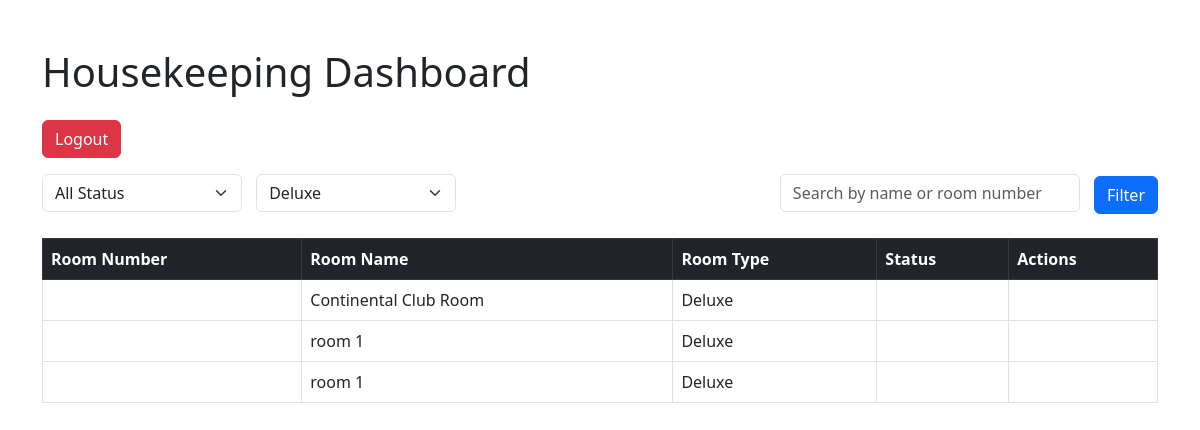
The page /house_keeping/dashboard.php?type=Deluxe on the database as committed earlier.
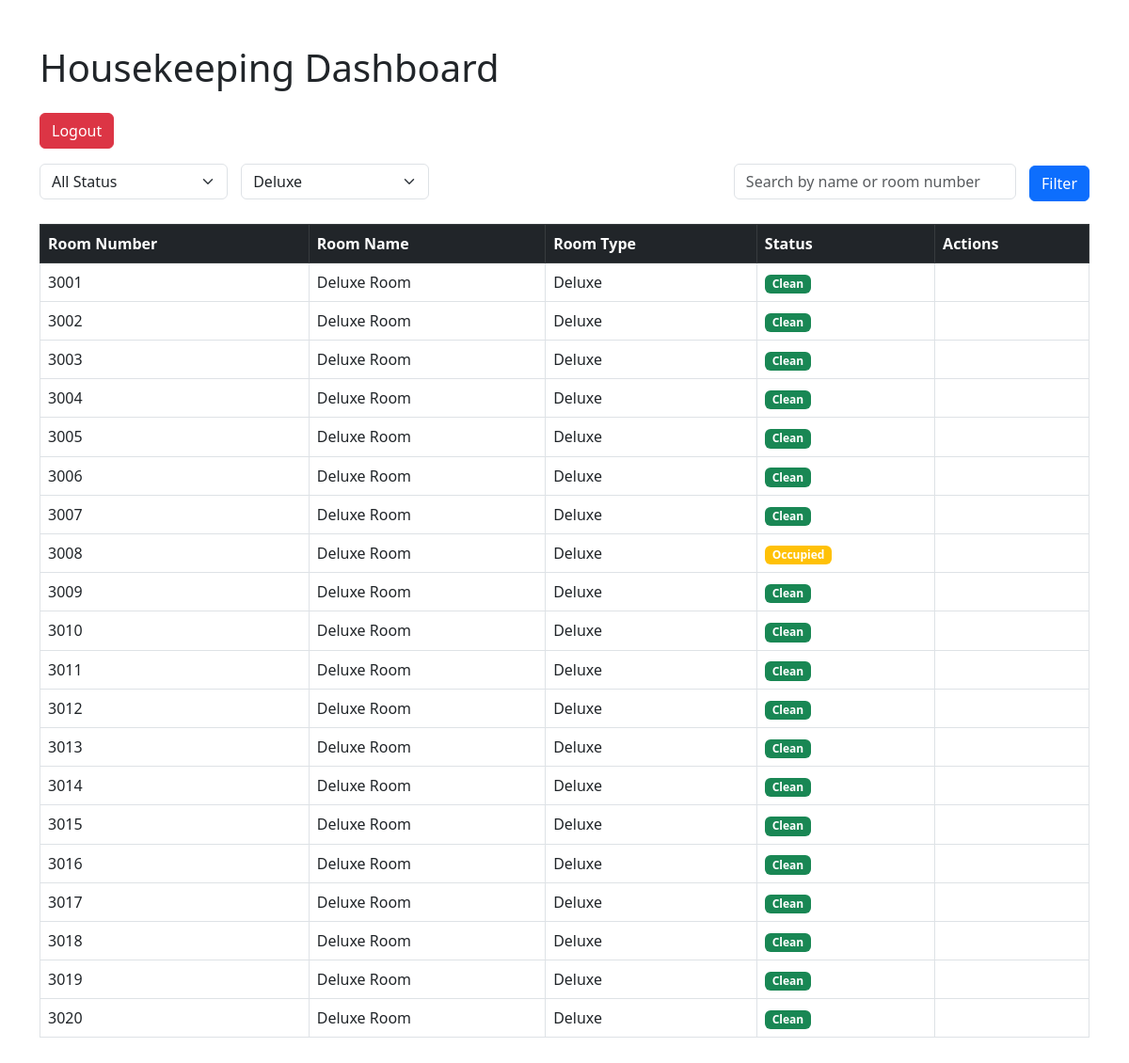
The same page on the database as committed later.
### tables this page shows
CREATE TABLE `rooms` (
  `id` int(11) NOT NULL,
  `images` text NOT NULL,
  `room_type` varchar(255) NOT NULL,
  `price` decimal(10,0) NOT NULL,
  `capacity` int(11) NOT NULL,
  `amenities` text NOT NULL,
  `description` text NOT NULL,
  `created_at` timestamp NOT NULL DEFAULT current_timestamp() ON UPDATE current_timestamp(),
  `name` varchar(255) NOT NULL,
  `room_number` varchar(50) NOT NULL,
  `status` varchar(255) NOT NULL,
  `cleanliness_status` varchar(255) NOT NULL
);

### house_keeping/dashboard.php (the view, shortened to what this page needs)
<?php
include '../config.php';
$type_filter = isset($_GET['type']) ? $_GET['type'] : '';
$search = isset($_GET['search']) ? $_GET['search'] : '';
$rooms_query = "SELECT * FROM rooms WHERE 1=1";
if (!empty($type_filter)) {
    $rooms_query .= " AND room_type = '" . mysqli_real_escape_string($conn, $type_filter) . "'";
}
$rooms_result = mysqli_query($conn, $rooms_query);
?>
<!DOCTYPE html>
<html lang="en">
<head>
    <link href="https://cdn.jsdelivr.net/npm/bootstrap@5.3.0/dist/css/bootstrap.min.css" rel="stylesheet">
</head>
<body>
    <div class="container my-5">
        <h1 class="mb-4">Housekeeping Dashboard</h1>
        <a class="btn btn-danger mb-3" href="?logout=true">Logout</a>
        <form class="filter-form mb-4 d-flex justify-content-between" method="GET">
            <div>
                <select name="status" class="form-select" style="width: 200px; display: inline-block;">
                    <option value="">All Status</option>
                </select>
                <select name="type" class="form-select" style="width: 200px; display: inline-block;">
                    <option value="Deluxe" <?php echo $type_filter == 'Deluxe' ? 'selected' : ''; ?>>Deluxe</option>
                </select>
            </div>
            <div>
                <input type="text" name="search" class="form-control" placeholder="Search by name or room number" value="<?php echo htmlspecialchars($search); ?>" style="width: 300px; display: inline-block;">
                <button type="submit" class="btn btn-primary">Filter</button>
            </div>
        </form>
        <table class="table table-bordered">
            <thead class="table-dark">
                <tr>
                    <th>Room Number</th>
                    <th>Room Name</th>
                    <th>Room Type</th>
                    <th>Status</th>
                    <th>Actions</th>
                </tr>
            </thead>
            <tbody>
                <?php while ($room = mysqli_fetch_assoc($rooms_result)): ?>
                    <tr>
                        <td><?php echo htmlspecialchars($room['room_number']); ?></td>
                        <td><?php echo htmlspecialchars($room['name']); ?></td>
                        <td><?php echo htmlspecialchars($room['room_type']); ?></td>
                        <td>
                <?php if ($room['cleanliness_status'] == 'clean'): ?>
                    <span class="badge bg-success">Clean</span>
                <?php elseif ($room['cleanliness_status'] == 'dirty'): ?>
                    <span class="badge bg-danger">Dirty</span>
                <?php elseif ($room['cleanliness_status'] == 'occupied'): ?>
                    <span class="badge bg-warning">Occupied</span>
                <?php endif; ?>
            </td>
                        <td>
                        </td>
                    </tr>
                <?php endwhile; ?>
            </tbody>
        </table>
    </div>
</body>
</html>

Rows that differ between the two databases and show on the page:
removed rooms: name "Continental Club Room", room_type "Deluxe"
removed rooms: name "room 1", room_type "Deluxe"
removed rooms: name "room 1", room_type "Deluxe"
added rooms: room_number "3001", name "Deluxe Room", room_type "Deluxe", cleanliness_status "Clean"
added rooms: room_number "3002", name "Deluxe Room", room_type "Deluxe", cleanliness_status "Clean"
added rooms: room_number "3003", name "Deluxe Room", room_type "Deluxe", cleanliness_status "Clean"
added rooms: room_number "3004", name "Deluxe Room", room_type "Deluxe", cleanliness_status "Clean"
added rooms: room_number "3005", name "Deluxe Room", room_type "Deluxe", cleanliness_status "Clean"
added rooms: room_number "3006", name "Deluxe Room", room_type "Deluxe", cleanliness_status "Clean"
added rooms: room_number "3007", name "Deluxe Room", room_type "Deluxe", cleanliness_status "Clean"
added rooms: room_number "3008", name "Deluxe Room", room_type "Deluxe", cleanliness_status "Occupied"
added rooms: room_number "3009", name "Deluxe Room", room_type "Deluxe", cleanliness_status "Clean"
added rooms: room_number "3010", name "Deluxe Room", room_type "Deluxe", cleanliness_status "Clean"
added rooms: room_number "3011", name "Deluxe Room", room_type "Deluxe", cleanliness_status "Clean"
added rooms: room_number "3012", name "Deluxe Room", room_type "Deluxe", cleanliness_status "Clean"
added rooms: room_number "3013", name "Deluxe Room", room_type "Deluxe", cleanliness_status "Clean"
added rooms: room_number "3014", name "Deluxe Room", room_type "Deluxe", cleanliness_status "Clean"
added rooms: room_number "3015", name "Deluxe Room", room_type "Deluxe", cleanliness_status "Clean"
added rooms: room_number "3016", name "Deluxe Room", room_type "Deluxe", cleanliness_status "Clean"
added rooms: room_number "3017", name "Deluxe Room", room_type "Deluxe", cleanliness_status "Clean"
added rooms: room_number "3018", name "Deluxe Room", room_type "Deluxe", cleanliness_status "Clean"
added rooms: room_number "3019", name "Deluxe Room", room_type "Deluxe", cleanliness_status "Clean"
added rooms: room_number "3020", name "Deluxe Room", room_type "Deluxe", cleanliness_status "Clean"
